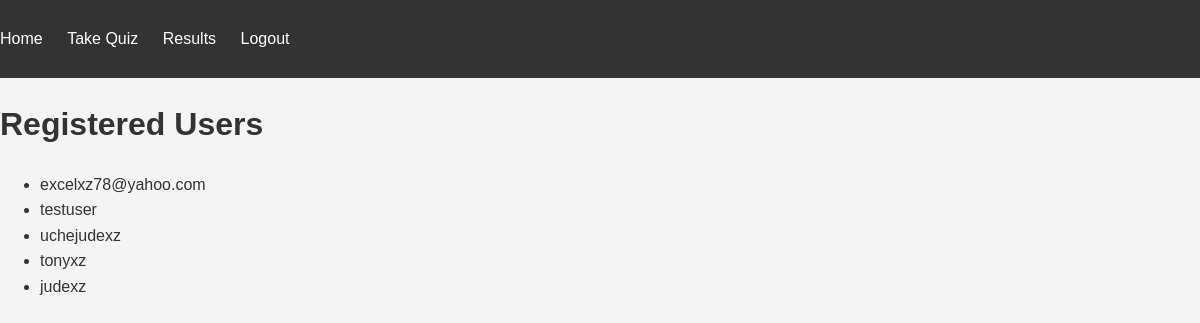
Before: /users (signed in) with the older database file.
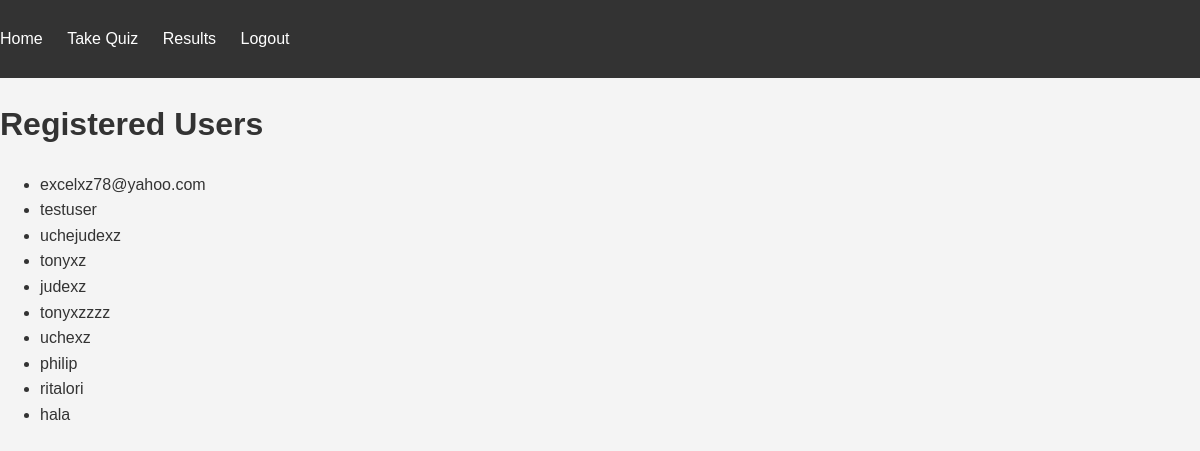
After: the same page with the newer database file.
### models.py (models this page shows, shortened)
class User(UserMixin, db.Model):
    id = db.Column(db.Integer, primary_key=True)
    username = db.Column(db.String(64), unique=True, nullable=False)
    password = db.Column(db.String(128), nullable=False)

### routes.py (the view)
@app.route('/users')
@login_required
def users():
    users = User.query.all()  # Fetch all registered users from the database
    return render_template('users.html', users=users)

### app.py (called while the page is built)
@login_manager.user_loader
def load_user(user_id):
    return User.query.get(int(user_id))

### templates/users.html
{% extends "base.html" %} {% block content %}
<h1>Registered Users</h1>
<ul>
  {% for user in users %}
  <li>{{ user.username }}</li>
  {% endfor %}
</ul>
{% endblock %}

### templates/base.html (shortened to what this page needs)
<!DOCTYPE html>
<html lang="en">
  <head>
    <link
      rel="stylesheet"
      href="{{ url_for('static', filename='styles.css') }}"
    />
  </head>
  <body>
    <header>
      <nav>
        <ul>
          <li><a href="{{ url_for('index') }}">Home</a></li>
          {% if current_user.is_anonymous %}
          <li><a href="{{ url_for('login') }}">Login</a></li>
          <li><a href="{{ url_for('register') }}">Register</a></li>
          {% else %}
          <li><a href="{{ url_for('quiz') }}">Take Quiz</a></li>
          <li><a href="{{ url_for('results') }}">Results</a></li>
          <li><a href="{{ url_for('logout') }}">Logout</a></li>
          {% endif %}
        </ul>
      </nav>
    </header>
    <main>
       {% block content %}{% endblock %}
    </main>
  </body>
</html>

### static/styles.css (style rules this page uses)
body { font-family: Arial, sans-serif; line-height: 1.6; margin: 0; padding: 0; background-color: #f4f4f4; color: #333; }
header { background: #333; color: #fff; padding: 10px 0; }
nav ul { list-style: none; padding: 0; }
nav ul li { display: inline; margin-right: 20px; }
nav ul li a { color: white; text-decoration: none; }
h1, h2 { color: #333; }

Changed rows visible on the page:
added User: username "tonyxzzzz"
added User: username "uchexz"
added User: username "philip"
added User: username "ritalori"
added User: username "hala"
